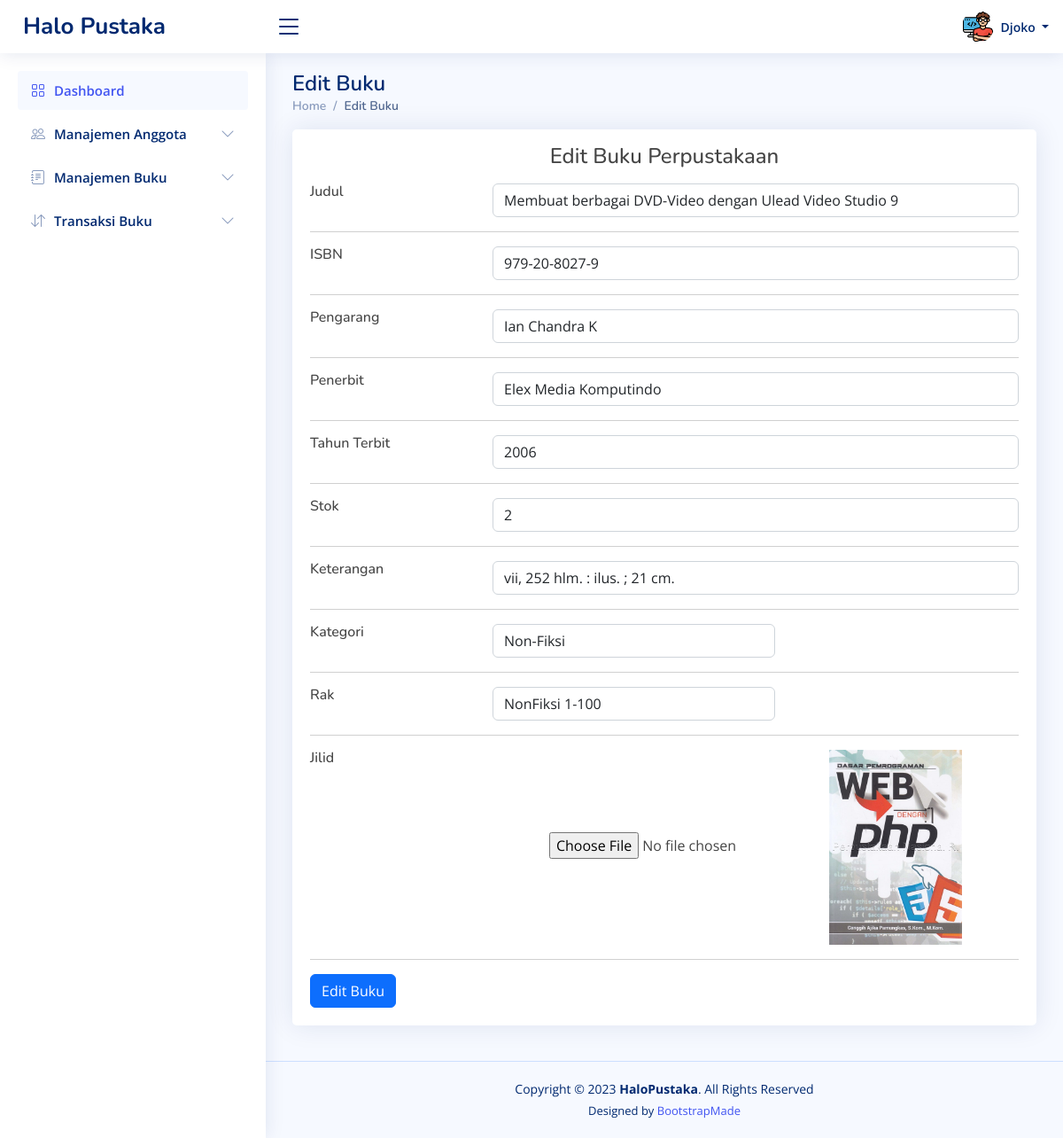
The app's page /dashboard.php?page=editbuku&id=BK001 (signed in) with its own data.
### tables this page shows
CREATE TABLE `pengurus` (
  `id_pengurus` char(5) NOT NULL,
  `nama` varchar(100) NOT NULL,
  `password` varchar(100) NOT NULL,
  `level` varchar(20) NOT NULL,
  `pic` varchar(50) NOT NULL DEFAULT 'pengurus/admin.png'
);

CREATE TABLE `buku` (
  `id_buku` char(5) NOT NULL,
  `judul` varchar(255) NOT NULL,
  `id_kategori` char(5) NOT NULL,
  `id_rak` char(5) NOT NULL,
  `isbn` varchar(20) NOT NULL,
  `pengarang` varchar(100) NOT NULL,
  `penerbit` varchar(100) NOT NULL,
  `tahun_terbit` year(4) NOT NULL,
  `stok` int(11) NOT NULL,
  `keterangan` varchar(255) NOT NULL,
  `pic` varchar(50) NOT NULL DEFAULT 'buku/buku.jpg'
);

### _editbuku.php (the view, shortened to what this page needs)
<?php
$id = $_GET['id'];
$data = mysqli_fetch_array(mysqli_query($koneksi, "SELECT * FROM buku WHERE id_buku = '$id'"));
$tahun = mysqli_fetch_array(mysqli_query($koneksi, "SELECT YEAR(current_date()) AS thn"));
?>
<div class="container">
    <div class="card" style="margin-bottom: 20px;">
        <div class="card-body">
            <h4 class="text-center mt-3 mb-3">Edit Buku Perpustakaan</h4>
            <form action="dashboard.php?page=editbuku&id=<?php echo $_GET['id'] ?>" method="post" name="editbuku"
                enctype="multipart/form-data">
                <div class="row">
                    <div class="col-sm-3">
                        <h6 class="mb-0">Judul</h6>
                    </div>
                    <div class="col-sm-9 text-secondary">
                        <input type="text" name="judul" id="judul" class="form-control" placeholder="Masukan Judul Buku"
                            value="<?php echo $data['judul'] ?>" required>
                    </div>
                </div>
                <hr>
                <div class="row">
                    <div class="col-sm-3">
                        <h6 class="mb-0">ISBN</h6>
                    </div>
                    <div class="col-sm-9 text-secondary">
                        <input type="text" name="isbn" id="isbn" class="form-control" placeholder="Masukan ISBN"
                            value="<?php echo $data['isbn'] ?>" required>
                    </div>
                </div>
                <hr>
                <div class="row">
                    <div class="col-sm-3">
                        <h6 class="mb-0">Pengarang</h6>
                    </div>
                    <div class="col-sm-9 text-secondary">
                        <input type="text" name="pengarang" id="pengarang" class="form-control"
                            placeholder="Masukan Pengarang" value="<?php echo $data['pengarang'] ?>" required>
                    </div>
                </div>
                <hr>
                <div class="row">
                    <div class="col-sm-3">
                        <h6 class="mb-0">Penerbit</h6>
                    </div>
                    <div class="col-sm-9 text-secondary">
                        <input type="text" name="penerbit" id="penerbit" class="form-control"
                            placeholder="Masukan Penerbit" value="<?php echo $data['penerbit'] ?>" required>
                    </div>
                </div>
                <hr>
                <div class="row">
                    <div class="col-sm-3">
                        <h6 class="mb-0">Tahun Terbit</h6>
                    </div>
                    <div class="col-sm-9 text-secondary">
                        <input type="number" min="1900" max="<?php echo $tahun['thn'] ?>" name="thnterbit"
                            id="thnterbit" class="form-control" placeholder="Masukan Tahun Terbit"
                            value="<?php echo $data['tahun_terbit'] ?>" required>
                    </div>
                </div>
                <hr>
                <div class="row">
                    <div class="col-sm-3">
                        <h6 class="mb-0">Stok</h6>
                    </div>
                    <div class="col-sm-9 text-secondary">
                        <input type="number" min="0" name="stok" id="stok" class="form-control"
                            placeholder="Masukan Stok" value="<?php echo $data['stok'] ?>" required>
                    </div>
                </div>
                <hr>
                <div class="row">
                    <div class="col-sm-3">
                        <h6 class="mb-0">Keterangan</h6>
                    </div>
                    <div class="col-sm-9 text-secondary">
                        <input type="text" name="keterangan" id="keterangan" class="form-control"
                            placeholder="Masukan Keterangan" value="<?php echo $data['keterangan'] ?>">
                    </div>
                </div>
                <hr>
                <div class="row">
                    <div class="col-sm-3">
                        <h6 class="mb-0">Kategori</h6>
                    </div>
                    <div class="col-sm-5 text-secondary">
                        <select name="kategori" id="kategori" class="form-control" required>
                            <?php
                            $sql = mysqli_query($koneksi, "SELECT * FROM kategori");
                            while ($kategori = mysqli_fetch_array($sql)) {
                                if ($data['id_kategori'] == $kategori['id_kategori'])
                                    echo '
                                <option value="' . $kategori['id_kategori'] . '" class="form-control" selected>' . $kategori['nama_kategori'] . '</option>';
                                else
                                    echo '<option value="' . $kategori['id_kategori'] . '" class="form-control">' . $kategori['nama_kategori'] . '</option>';
                            }
                            ?>
                        </select>
                    </div>
                </div>
                <hr>
                <div class="row">
                    <div class="col-sm-3">
                        <h6 class="mb-0">Rak</h6>
                    </div>
                    <div class="col-sm-5 text-secondary">
                        <select name="rak" id="rak" class="form-control" required>
                            <?php
                            $sql = mysqli_query($koneksi, "SELECT * FROM rak");
                            while ($rak = mysqli_fetch_array($sql)) {
                                if ($data['id_rak'] == $rak['id_rak'])
                                    echo '
                                <option value="' . $rak['id_rak'] . '" class="form-control" selected>' . $rak['nama_rak'] . '</option>';
                                else
                                    echo '<option value="' . $rak['id_rak'] . '" class="form-control">' . $rak['nama_rak'] . '</option>';
                            }
                            ?>
                        </select>
                    </div>
                </div>
                <hr>
                <div class="row">
                    <div class="col-sm-3">
                        <h6 class="mb-0">Jilid</h6>
                    </div>
                    <div class="col-sm-9 align-items-center text-center">
                        <input type="file" name="pic" id="pic" accept=".jpg, .jpeg, .png" onchange="return valid();">
                        <img src="assets/img/<?php echo $data['pic'] ?>" id="display" alt="pic" width="150" <?php if (!isset($data['pic']))
                               echo "hidden" ?>>
                        </div>
                    </div>
                    <hr>
                    <button type="submit" class="btn btn-primary" name="editbuku">Edit Buku</button>
                </form>
            </div>
        </div>
    </div>

### dashboard.php (shortened to what this page needs)
<?php
include "template/head.php";
include "koneksi.php";
?>
<header id="header" class="header fixed-top d-flex align-items-center">
    <div class="d-flex align-items-center justify-content-between">
        <a href="dashboard.php" class="logo d-flex align-items-center">
            <span class="d-none d-lg-block">Halo Pustaka</span>
        </a>
        <i class="bi bi-list toggle-sidebar-btn"></i>
    </div>
    <nav class="header-nav ms-auto">
        <ul class="d-flex align-items-center">
            <li class="nav-item dropdown pe-3">
                <?php
                $sql = mysqli_query($koneksi, "SELECT pic FROM " . $_SESSION['role'] . " WHERE id_pengurus = '" . $_SESSION['username'] . "'");
                $data = mysqli_fetch_array($sql);
                ?>
                <a class="nav-link nav-profile d-flex align-items-center pe-0" href="#" data-bs-toggle="dropdown">
                    <img src="assets/img/<?php echo $data['pic'] ?>" alt="Profile" class="rounded-circle">
                    <span class="d-none d-md-block dropdown-toggle ps-2">
                        <?php echo $_SESSION['nama'] ?>
                    </span>
                </a>
            </li>
        </ul>
    </nav>
</header>
<aside id="sidebar" class="sidebar">
    <ul class="sidebar-nav" id="sidebar-nav">
        <li class="nav-item">
            <a class="nav-link " href="dashboard.php">
                <i class="bi bi-grid"></i>
                <span>Dashboard</span>
            </a>
        </li>
        <li class="nav-item">
            <a class="nav-link collapsed" data-bs-target="#components-nav" data-bs-toggle="collapse" href="#">
                <i class="bi bi-people"></i><span>Manajemen Anggota</span><i class="bi bi-chevron-down ms-auto"></i>
            </a>
        </li>
        <li class="nav-item">
            <a class="nav-link collapsed" data-bs-target="#forms-nav" data-bs-toggle="collapse" href="#">
                <i class="bi bi-journal-text"></i><span>Manajemen Buku</span><i class="bi bi-chevron-down ms-auto"></i>
            </a>
        </li>
        <li class="nav-item">
            <a class="nav-link collapsed" data-bs-target="#tables-nav" data-bs-toggle="collapse" href="#">
                <i class="bi bi-arrow-down-up"></i><span>Transaksi Buku</span><i class="bi bi-chevron-down ms-auto"></i>
            </a>
        </li>
    </ul>
</aside>
<main id="main" class="main">
    <?php
    if (isset($_GET['page'])) {
        $act = $_GET['page'];
    }
    switch ($act) {
        case "editbuku":
            $halaman = "_editbuku.php";
            $judul = "Edit Buku";
            break;
    }
    ?>
    <div class="pagetitle">
        <h1>
            <?php echo $judul; ?>
        </h1>
        <nav>
            <ol class="breadcrumb">
                <li class="breadcrumb-item"><a href="dashboard.php">Home</a></li>
                <li class="breadcrumb-item active">
                    <?php echo $judul; ?>
                </li>
            </ol>
        </nav>
    </div>
    <section class="section dashboard">
        <div class="row">
            <?php
            include $halaman;
            ?>
        </div>
    </section>
</main>
<footer id="footer" class="footer">
    <div class="copyright">
        Copyright &copy; 2023 <strong><span>HaloPustaka</span></strong>. All Rights Reserved
    </div>
    <div class="credits">
        Designed by <a href="https://bootstrapmade.com/">BootstrapMade</a>
    </div>
</footer>
<?php
include "template/foot.php";
?>

### assets/css/admin.css (style rules this page uses)
:root { scroll-behavior: smooth; }
body { font-family: "Open Sans", sans-serif; background: #f6f9ff; color: #444444; }
a { color: #4154f1; text-decoration: none; }
h1, h2, h3, h4, h5, h6 { font-family: "Nunito", sans-serif; }
#main { margin-top: 60px; padding: 20px 30px; transition: all 0.3s; }
.pagetitle { margin-bottom: 10px; }
.pagetitle h1 { font-size: 24px; margin-bottom: 0; font-weight: 600; color: #012970; }
.card { margin-bottom: 30px; border: none; border-radius: 5px; box-shadow: 0px 0 30px rgba(1, 41, 112, 0.1); }
.card-body { padding: 0 20px 20px 20px; }
.breadcrumb { font-size: 14px; font-family: "Nunito", sans-serif; color: #899bbd; font-weight: 600; }
.breadcrumb a { color: #899bbd; transition: 0.3s; }
.breadcrumb .breadcrumb-item::before { color: #899bbd; }
.breadcrumb .active { color: #51678f; font-weight: 600; }
.logo { line-height: 1; }
@media (min-width: 1200px) { .logo { width: 280px; } }
.logo span { font-size: 26px; font-weight: 700; color: #012970; font-family: "Nunito", sans-serif; }
.header { transition: all 0.5s; z-index: 997; height: 60px; box-shadow: 0px 2px 20px rgba(1, 41, 112, 0.1); background-color: #fff; padding-left: 20px; }
.header .toggle-sidebar-btn { font-size: 32px; padding-left: 10px; cursor: pointer; color: #012970; }
.header-nav ul { list-style: none; }
.header-nav>ul { margin: 0; padding: 0; }
.header-nav .nav-profile { color: #012970; }
.header-nav .nav-profile img { max-height: 36px; }
.header-nav .nav-profile span { font-size: 14px; font-weight: 600; }
.sidebar { position: fixed; top: 60px; left: 0; bottom: 0; width: 300px; z-index: 996; transition: all 0.3s; padding: 20px; overflow-y: auto; scrollbar-width: thin; scrollbar-color: #aab7cf transparent; box-shadow: 0px 0px 20px rgba(1, 41, 112, 0.1); background-color: #fff; }
@media (min-width: 1200px) { #main, #footer { margin-left: 300px; } }
.sidebar-nav { padding: 0; margin: 0; list-style: none; }
.sidebar-nav li { padding: 0; margin: 0; list-style: none; }
.sidebar-nav .nav-item { margin-bottom: 5px; }
.sidebar-nav .nav-link { display: flex; align-items: center; font-size: 15px; font-weight: 600; color: #4154f1; transition: 0.3; background: #f6f9ff; padding: 10px 15px; border-radius: 4px; }
.sidebar-nav .nav-link i { font-size: 16px; margin-right: 10px; color: #4154f1; }
.sidebar-nav .nav-link.collapsed { color: #012970; background: #fff; }
.sidebar-nav .nav-link.collapsed i { color: #899bbd; }
.sidebar-nav .nav-link .bi-chevron-down { margin-right: 0; transition: transform 0.2s ease-in-out; }
.footer { padding: 20px 0; font-size: 14px; transition: all 0.3s; border-top: 1px solid #cddfff; }
.footer .copyright { text-align: center; color: #012970; }
.footer .credits { padding-top: 5px; text-align: center; font-size: 13px; color: #012970; }

### records on screen
pengurus: pic (picture)
buku: judul "Membuat berbagai DVD-Video dengan Ulead Video Studio 9", isbn "979-20-8027-9", pengarang "Ian Chandra K", penerbit "Elex Media Komputindo", thnterbit "2006", stok "2", keterangan "vii, 252 hlm. : ilus. ; 21 cm.", pic (picture)

### other values on screen
$_SESSION['nama'] "Djoko"
$judul "Edit Buku"
form field kategori "Non-Fiksi"
form field rak "NonFiksi 1-100"
